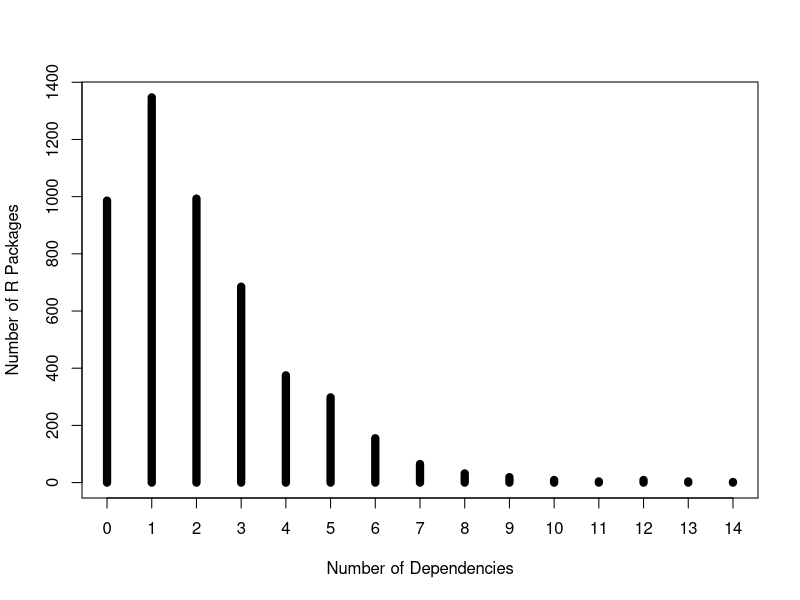

Here is the R script that generated this plot:
library(vcdExtra)


### Name: Depends
### Title: Dependencies of R Packages
### Aliases: Depends
### Keywords: datasets

### ** Examples

data(Depends)
plot(Depends, xlab="Number of Dependencies", ylab="Number of R Packages", lwd=8)

## Not run: 
##D # The code below, from Joseph Rickert, downloads and tabulates the data
##D p <- as.data.frame(available.packages(),stringsAsFactors=FALSE)
##D names(p)
##D 
##D pkgs <- data.frame(p[,c(1,4)])                  # Pick out Package names and Depends
##D row.names(pkgs) <- NULL                         # Get rid of row names
##D pkgs <- pkgs[complete.cases(pkgs[,2]),]         # Remove NAs
##D 
##D pkgs$Depends2 <-strsplit(pkgs$Depends,",")      # split list of Depends
##D pkgs$numDepends <- as.numeric(lapply(pkgs$Depends2,length)) # Count number of dependencies in list
##D zeros <- c(rep(0,dim(p)[1] - dim(pkgs)[1]))     # Account for packages with no dependencies
##D Deps <- as.vector(c(zeros,pkgs$numDepends))     # Set up to tablate
##D Depends <- table(Deps)
##D 
## End(Not run)
